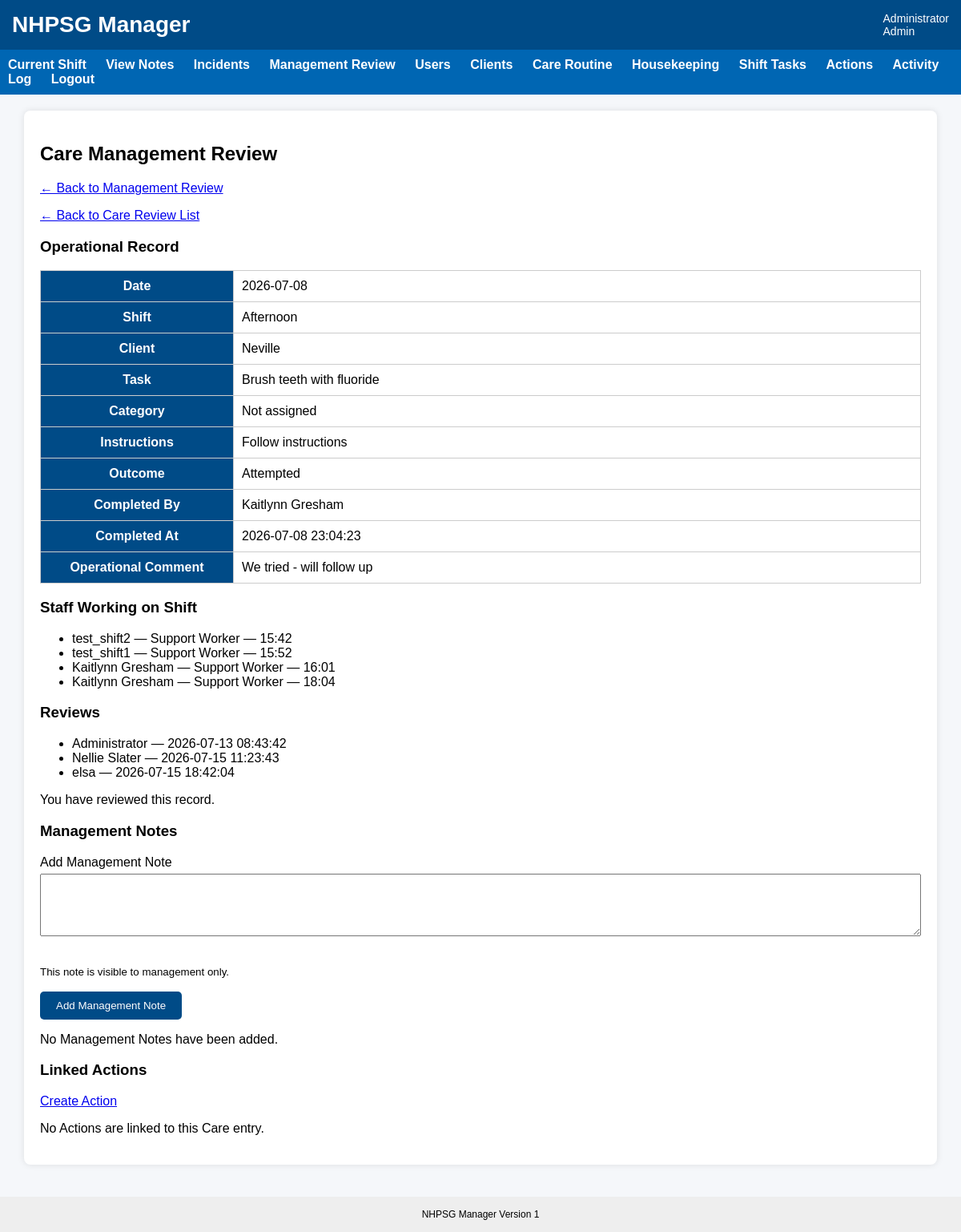
Page /manager-review/care/16 (signed in) on the committed database.
### tables this page shows
CREATE TABLE users (
    user_id INTEGER PRIMARY KEY AUTOINCREMENT,
    username TEXT UNIQUE NOT NULL,
    password_hash TEXT NOT NULL,
    full_name TEXT NOT NULL,
    role TEXT NOT NULL,
    active INTEGER NOT NULL DEFAULT 1
, must_change_password INTEGER NOT NULL DEFAULT 0, password_reset_at TEXT, password_reset_by INTEGER, last_password_changed_at TEXT);

CREATE TABLE shifts (
    shift_id INTEGER PRIMARY KEY AUTOINCREMENT,
    client_id INTEGER NOT NULL,
    shift_date TEXT NOT NULL,
    shift_type TEXT NOT NULL,
    status TEXT NOT NULL DEFAULT 'Open',

    scheduled_start_time TEXT,
    scheduled_end_time TEXT,

    created_at TEXT DEFAULT CURRENT_TIMESTAMP,
    closed_at TEXT
);

CREATE TABLE clients (
    client_id INTEGER PRIMARY KEY AUTOINCREMENT,
    client_name TEXT NOT NULL,
    active INTEGER NOT NULL DEFAULT 1
);

CREATE TABLE care_tasks (
    care_task_id INTEGER PRIMARY KEY AUTOINCREMENT,

    task_name TEXT NOT NULL,
    category TEXT,
    instructions TEXT,

    schedule_type TEXT NOT NULL DEFAULT 'Daily',
    occurs_morning INTEGER NOT NULL DEFAULT 0,
    occurs_afternoon INTEGER NOT NULL DEFAULT 0,
    occurs_evening INTEGER NOT NULL DEFAULT 0,
    occurs_overnight INTEGER NOT NULL DEFAULT 0,
    occurs_anytime INTEGER NOT NULL DEFAULT 0,

    timing_type TEXT NOT NULL DEFAULT 'Anytime',
    due_time TEXT,

    days_of_week TEXT,

    required INTEGER NOT NULL DEFAULT 1,
    comment_required_if_unsuccessful INTEGER NOT NULL DEFAULT 1,
    active INTEGER NOT NULL DEFAULT 1,

    created_at TEXT DEFAULT CURRENT_TIMESTAMP
, occurs TEXT DEFAULT 'Anytime', comment_required_attempted INTEGER NOT NULL DEFAULT 1, comment_required_not_completed INTEGER NOT NULL DEFAULT 1, category_id INTEGER);

CREATE TABLE shift_care_task_entries (
    entry_id INTEGER PRIMARY KEY AUTOINCREMENT,

    shift_id INTEGER NOT NULL,
    care_task_id INTEGER NOT NULL,

    outcome TEXT NOT NULL,
    comment TEXT,

    completed_by_user_id INTEGER NOT NULL,
    completed_at TEXT DEFAULT CURRENT_TIMESTAMP
);

CREATE TABLE "shift_staff" (
	"shift_staff_id"	INTEGER,
	"shift_id"	INTEGER NOT NULL,
	"user_id"	INTEGER NOT NULL,
	"actual_start_time"	TEXT NOT NULL,
	"actual_end_time"	TEXT,
	"sign_on_at"	TEXT DEFAULT CURRENT_TIMESTAMP,
	"sign_off_at"	TEXT,
	"active"	INTEGER NOT NULL DEFAULT 1,
	"start_checklist_completed"	INTEGER DEFAULT 0,
	"end_checklist_completed"	INTEGER DEFAULT 0,
	PRIMARY KEY("shift_staff_id" AUTOINCREMENT)
);

CREATE TABLE acknowledgements (
    acknowledgement_id INTEGER PRIMARY KEY AUTOINCREMENT,

    source_table TEXT NOT NULL,
    source_id INTEGER NOT NULL,

    user_id INTEGER NOT NULL,

    acknowledged_at TEXT DEFAULT CURRENT_TIMESTAMP,

    comment TEXT, acknowledgement_type TEXT DEFAULT 'Read', active INTEGER DEFAULT 1,

    UNIQUE(source_table, source_id, user_id)
);

### app.py (the view)
@app.route("/manager-review/care/<int:entry_id>")
def care_review_detail(entry_id):
    if "user_id" not in session:
        return redirect(url_for("login"))
    if session["role"] not in [
        "Admin",
        "Program Manager",
        "Director"
    ]:
        return "Access denied", 403
    conn = get_db()
    entry = conn.execute("""
        SELECT
            cte.entry_id,
            cte.shift_id,
            cte.care_task_id,
            cte.outcome,
            cte.comment,
            cte.completed_by_user_id,
            cte.completed_at,

            ct.task_name,
            ct.instructions,
            ct.category_id,

            ctc.category_name,

            completed_by.full_name AS completed_by,

            s.shift_date,
            s.shift_type,
            s.client_id,

            c.client_name

        FROM shift_care_task_entries cte

        JOIN care_tasks ct
            ON cte.care_task_id = ct.care_task_id

        LEFT JOIN care_task_categories ctc
            ON ct.category_id = ctc.category_id

        JOIN users completed_by
            ON cte.completed_by_user_id =
               completed_by.user_id

        JOIN shifts s
            ON cte.shift_id = s.shift_id

        JOIN clients c
            ON s.client_id = c.client_id

        WHERE cte.entry_id = ?
    """, (entry_id,)).fetchone()
    if entry is None:
        conn.close()
        return "Care task entry not found", 404
    reviews = conn.execute("""
        SELECT
            ack.acknowledgement_id,
            ack.user_id,
            ack.acknowledged_at,
            ack.acknowledgement_type,

            u.full_name AS reviewed_by

        FROM acknowledgements ack

        JOIN users u
            ON ack.user_id = u.user_id

        WHERE ack.source_table =
              'shift_care_task_entries'
          AND ack.source_id = ?
          AND ack.active = 1

        ORDER BY
            ack.acknowledged_at ASC,
            ack.acknowledgement_id ASC
    """, (entry_id,)).fetchall()
    current_user_review = conn.execute("""
        SELECT acknowledgement_id
        FROM acknowledgements

        WHERE source_table =
              'shift_care_task_entries'
          AND source_id = ?
          AND user_id = ?
          AND active = 1
    """, (
        entry_id,
        session["user_id"]
    )).fetchone()
    management_notes = get_management_notes(
        conn,
        source_table="shift_care_task_entries",
        source_id=entry_id
    )
    linked_actions = conn.execute("""
        SELECT
            ai.action_id,
            ai.title,
            ai.status,
            ai.priority,
            ai.created_at,

            assigned_to.full_name AS assigned_to

        FROM action_items ai

        LEFT JOIN users assigned_to
            ON ai.assigned_to_user_id =
               assigned_to.user_id

        WHERE ai.source_table =
              'shift_care_task_entries'
          AND ai.source_id = ?

        ORDER BY ai.created_at DESC
    """, (entry_id,)).fetchall()
    shift_staff = conn.execute("""
        SELECT
            u.full_name,
            u.role,
            ss.actual_start_time,
            ss.actual_end_time

        FROM shift_staff ss

        JOIN users u
            ON ss.user_id = u.user_id

        WHERE ss.shift_id = ?

        ORDER BY ss.sign_on_at
    """, (entry["shift_id"],)).fetchall()
    conn.close()
    return render_template(
        "care_review_detail.html",
        entry=entry,
        reviews=reviews,
        current_user_reviewed=(
            current_user_review is not None
        ),
        management_notes=management_notes,
        linked_actions=linked_actions,
        shift_staff=shift_staff
    )

### app.py (called while the page is built, shortened)
@app.before_request
def enforce_session_timeout():
    if "user_id" not in session:
        return None
    if request.endpoint in [
        "static",
        "login",
        "logout",
        "session_timeout"
    ]:
        return None
    current_time = time.time()
    last_activity = session.get("last_activity")
    if last_activity is not None:
        inactive_seconds = current_time - last_activity
    session["last_activity"] = current_time
    return None

@app.context_processor
def inject_session_timeout_settings():
    return {
        "session_timeout_seconds": SESSION_TIMEOUT_SECONDS,
        "session_warning_seconds": SESSION_WARNING_SECONDS
    }

def get_db():
    print("Using database:", os.path.abspath(DB_NAME))
    conn = sqlite3.connect(DB_NAME)
    conn.row_factory = sqlite3.Row
    return conn

def get_management_notes(
    conn,
    source_table,
    source_id
):
    return conn.execute("""
        SELECT
            mn.management_note_id,
            mn.source_table,
            mn.source_id,
            mn.note_text,
            mn.visibility,
            mn.created_by_user_id,
            mn.created_at,
            mn.active,
            mn.shared_at,
            mn.shared_by_user_id,

            created_by.full_name AS created_by_name

        FROM management_notes mn

        JOIN users created_by
            ON mn.created_by_user_id = created_by.user_id

        WHERE mn.source_table = ?
          AND mn.source_id = ?
          AND mn.active = 1

        ORDER BY
            mn.created_at ASC,
            mn.management_note_id ASC
    """, (
        source_table,
        source_id
    )).fetchall()

### templates/care_review_detail.html (shortened to what this page needs)
{% extends "base.html" %}
{% block content %}
<div class="card">
    <h2>Care Management Review</h2>
    <p>
        <a href="{{ url_for("manager_review_hub") }}">
            ← Back to Management Review
        </a>
    </p>
    <p>
        <a href="{{ url_for('care_review_list') }}">
            ← Back to Care Review List
        </a>
    </p>
    <h3>Operational Record</h3>
    <table class="management-detail-table">
        <tr>
            <th>Date</th>
            <td>{{ entry.shift_date }}</td>
        </tr>
        <tr>
            <th>Shift</th>
            <td>{{ entry.shift_type }}</td>
        </tr>
        <tr>
            <th>Client</th>
            <td>{{ entry.client_name }}</td>
        </tr>
        <tr>
            <th>Task</th>
            <td>{{ entry.task_name }}</td>
        </tr>
        <tr>
            <th>Category</th>
            <td>{{ entry.category_name or "Not assigned" }}</td>
        </tr>
        <tr>
            <th>Instructions</th>
            <td>{{ entry.instructions or "" }}</td>
        </tr>
        <tr>
            <th>Outcome</th>
            <td>{{ entry.outcome }}</td>
        </tr>
        <tr>
            <th>Completed By</th>
            <td>{{ entry.completed_by }}</td>
        </tr>
        <tr>
            <th>Completed At</th>
            <td>{{ entry.completed_at }}</td>
        </tr>
        <tr>
            <th>Operational Comment</th>
            <td>{{ entry.comment or "No comment entered." }}</td>
        </tr>
    </table>
    <h3>Staff Working on Shift</h3>
    {% if shift_staff %}
        <ul>
            {% for staff_member in shift_staff %}
                <li>
                    {{ staff_member.full_name }}
                    — {{ staff_member.role }}
                    — {{ staff_member.actual_start_time }}
                </li>
            {% endfor %}
        </ul>
    {% else %}
        <p>No shift staff records found.</p>
    {% endif %}
    <h3>Reviews</h3>
    {% if reviews %}
        <ul>
            {% for review in reviews %}
                <li>
                    {{ review.reviewed_by }}
                    — {{ review.acknowledged_at }}
                </li>
            {% endfor %}
        </ul>
    {% else %}
        <p>No management reviews recorded.</p>
    {% endif %}
    {% if not current_user_reviewed %}
        <p>
            <a href="{{ url_for(
                'review_care_entry',
                entry_id=entry.entry_id
            ) }}">
                Mark as Reviewed
            </a>
        </p>
    {% else %}
        <p>You have reviewed this record.</p>
    {% endif %}
    <h3>Management Notes</h3>
    <form
        method="POST"
        action="{{ url_for(
            'add_care_management_note',
            entry_id=entry.entry_id
        ) }}"
    >
        <label for="note_text">
            Add Management Note
        </label>
        <textarea
            id="note_text"
            name="note_text"
            rows="4"
            required
        ></textarea>
        <p>
            <small>
                This note is visible to management only.
            </small>
        </p>
        <button type="submit">
            Add Management Note
        </button>
    </form>
    {% if management_notes %}
        {% for note in management_notes %}
            <div class="card">
                <strong>{{ note.created_by_name }}</strong><br>
                <small>
                    {{ note.created_at }}
                    — Management only
                </small>
                <p>{{ note.note_text }}</p>
            </div>
        {% endfor %}
    {% else %}
        <p>No Management Notes have been added.</p>
    {% endif %}
    <h3>Linked Actions</h3>
    <p>
        <a href="{{ url_for(
            'care_action_new',
            entry_id=entry.entry_id
        ) }}">
            Create Action
        </a>
    </p>
    {% if linked_actions %}
        <table>
            <tr>
                <th>Created</th>
                <th>Priority</th>
                <th>Status</th>
                <th>Title</th>
                <th>Assigned To</th>
                <th>View</th>
            </tr>
            {% for action in linked_actions %}
                <tr>
                    <td>{{ action.created_at }}</td>
                    <td>{{ action.priority }}</td>
                    <td>{{ action.status }}</td>
                    <td>{{ action.title }}</td>
                    <td>{{ action.assigned_to or "Unassigned" }}</td>
                    <td>
                        <a href="{{ url_for(
                            'action_detail',
                            action_id=action.action_id
                        ) }}">
                            View
                        </a>
                    </td>
                </tr>
            {% endfor %}
        </table>
    {% else %}
        <p>No Actions are linked to this Care entry.</p>
    {% endif %}
</div>
{% endblock %}

### templates/base.html (shortened to what this page needs)
<!DOCTYPE html>
<html>
<head>
    <link rel="stylesheet"
          href="{{ url_for('static', filename='css/style.css') }}">
</head>
<body>
<div class="header">
    <div class="title">
        NHPSG Manager
    </div>
    <div class="user">
        {% if session.full_name %}
            {{ session.full_name }}
            <br>
            {{ session.role }}
        {% endif %}
    </div>
</div>
{% if session.user_id %}
<div class="nav">
    <a href="{{ url_for('dashboard') }}">
        Current Shift
    </a>
    <a href="{{ url_for('shift_notes') }}">
        View Notes
    </a>
    <a href="{{ url_for('incident_list') }}">
        Incidents
    </a>
    {% if session.role in ["Admin", "Program Manager", "Director"] %}
        <a href="{{ url_for('manager_review_hub') }}">
            Management Review
        </a>
        <a href="{{ url_for('users') }}">
            Users
        </a>
        <a href="{{ url_for('clients') }}">
            Clients
        </a>
        <a href="{{ url_for('care_tasks') }}">
            Care Routine
        </a>
        <a href="{{ url_for('housekeeping_tasks') }}">
            Housekeeping
        </a>
        <a href="{{ url_for('shift_tasks') }}">
            Shift Tasks
        </a>
        <a href="{{ url_for('actions') }}">
            Actions
        </a>
        <a href="{{ url_for('activity_log') }}">
            Activity Log
        </a>
    {% endif %}
    <a href="{{ url_for('logout') }}">
        Logout
    </a>
</div>
{% endif %}
<div class="container">
{% block content %}
{% endblock %}
</div>
<div class="footer">
    NHPSG Manager
    Version 1
</div>
</body>
</html>

### static/css/style.css (style rules this page uses)
body { font-family: Arial, Helvetica, sans-serif; margin:0; background:#f5f7fa; }
.header { background:#004b87; color:white; padding:15px; display:flex; justify-content:space-between; align-items:center; }
.title { font-size:28px; font-weight:bold; }
.user { font-size:14px; }
.nav { background:#0066b3; padding:10px; }
.nav a { color:white; text-decoration:none; margin-right:20px; font-weight:bold; }
.container { width:95%; margin:auto; margin-top:20px; }
.card { background:white; padding:20px; border-radius:8px; box-shadow:0px 0px 8px rgba(0,0,0,0.1); margin-bottom:20px; }
button { background:#004b87; color:white; border:none; padding:10px 20px; cursor:pointer; border-radius:5px; }
input, select, textarea { width:100%; padding:8px; margin-top:5px; margin-bottom:15px; box-sizing:border-box; }
table { width:100%; border-collapse:collapse; }
th { background:#004b87; color:white; }
td,th { padding:10px; border:1px solid #cccccc; }
.management-detail-table { width: 100%; table-layout: fixed; }
.management-detail-table th { width: 220px; }
.footer { margin-top:40px; padding:15px; background:#eeeeee; text-align:center; font-size:12px; }

### rows in the picture
users: full_name "Administrator"
shifts: shift_date "2026-07-08", shift_type "Afternoon"
clients: client_name "Neville"
care_tasks: task_name "Brush teeth with fluoride", instructions "Follow instructions"
shift_care_task_entries: outcome "Attempted", completed_at "2026-07-08 23:04:23", comment "We tried - will follow up"
users: completed_by "Kaitlynn Gresham"
shift_staff: full_name "test_shift2", role "Support Worker", actual_start_time "15:42"
shift_staff: full_name "test_shift1", role "Support Worker", actual_start_time "15:52"
shift_staff: full_name "Kaitlynn Gresham", role "Support Worker", actual_start_time "16:01"
shift_staff: full_name "Kaitlynn Gresham", role "Support Worker", actual_start_time "18:04"
acknowledgements: reviewed_by "Administrator", acknowledged_at "2026-07-13 08:43:42"
acknowledgements: reviewed_by "Nellie Slater", acknowledged_at "2026-07-15 11:23:43"
acknowledgements: reviewed_by "elsa", acknowledged_at "2026-07-15 18:42:04"

### other values in the picture
{{ session.role }} "Admin"
{{ entry.category_name or "Not assigned" }} "Not assigned"
